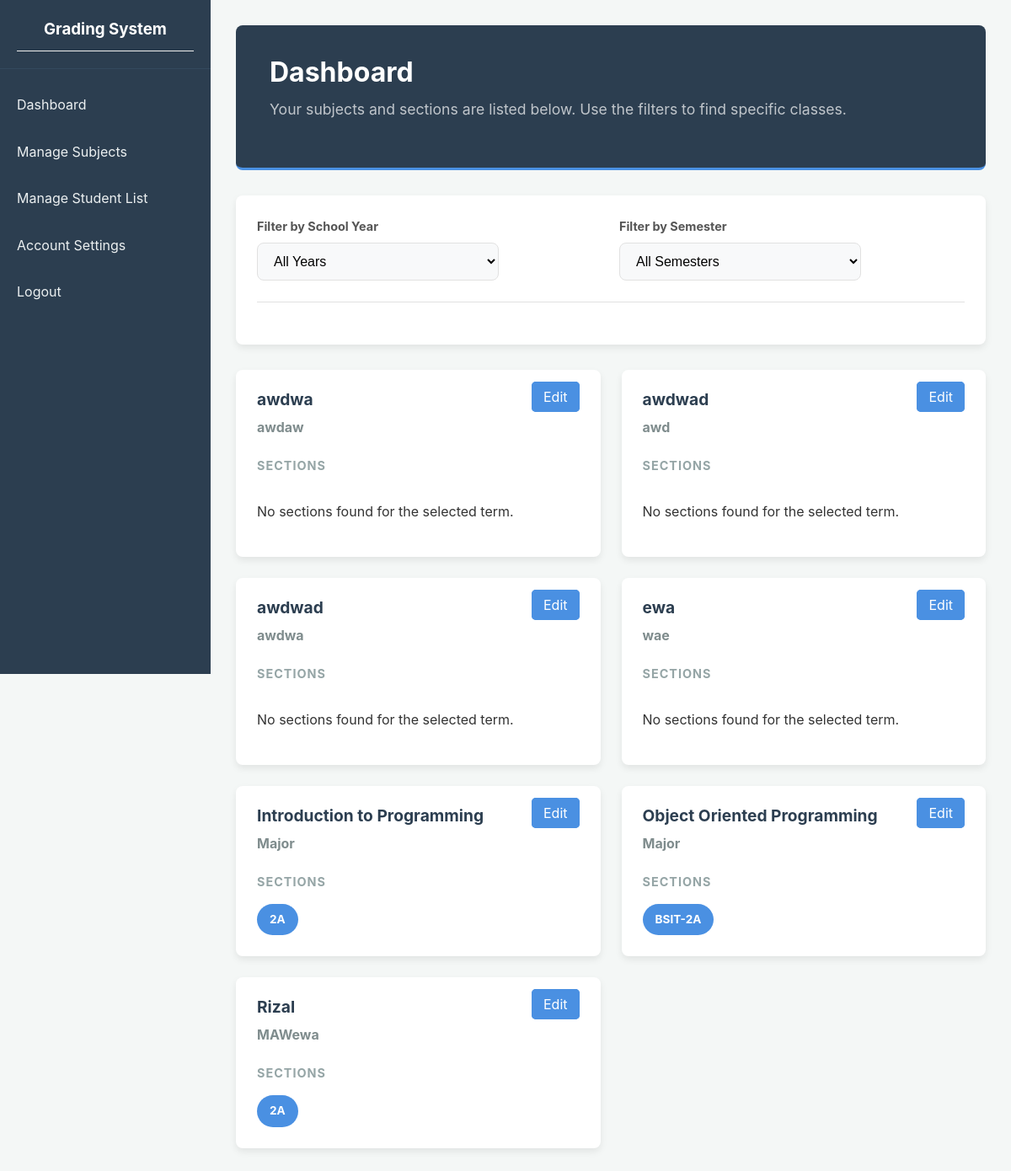
Screenshot of /index.php (signed in) with the database file from the repository.
### tables this page shows
CREATE TABLE `subjects` (
  `subject_id` int(11) NOT NULL,
  `subject_name` varchar(255) NOT NULL,
  `class_code` varchar(50) DEFAULT NULL,
  `prelim_weight` decimal(5,2) NOT NULL DEFAULT 25.00,
  `midterm_weight` decimal(5,2) NOT NULL DEFAULT 25.00,
  `prefinals_weight` decimal(5,2) NOT NULL DEFAULT 25.00,
  `finals_weight` decimal(5,2) NOT NULL DEFAULT 25.00
);

CREATE TABLE `sections` (
  `section_id` int(11) NOT NULL,
  `subject_id` int(11) NOT NULL,
  `school_year` varchar(9) NOT NULL COMMENT 'e.g., 2024-2025',
  `semester` enum('1st Sem','2nd Sem','Summer') NOT NULL,
  `section_name` varchar(100) NOT NULL
);

### index.php (the view, shortened to what this page needs)
<?php
require_once 'config/db_config.php';
$filter_sy = $_GET['school_year'] ?? '';
$filter_sem = $_GET['semester'] ?? '';
$sql = "SELECT
            sub.subject_id, sub.subject_name, sub.class_code,
            sec.section_id, sec.section_name, sec.school_year, sec.semester
        FROM subjects sub
        LEFT JOIN sections sec ON sub.subject_id = sec.subject_id";
$params = [];
$sql .= " ORDER BY sub.subject_name, sec.school_year, sec.semester, sec.section_name";
$stmt = $pdo->prepare($sql);
$stmt->execute($params);
$results = $stmt->fetchAll(PDO::FETCH_ASSOC);
$subjects = [];
foreach ($results as $row) {
    if (!isset($subjects[$row['subject_id']])) {
        $subjects[$row['subject_id']] = [
            'id' => $row['subject_id'], 'name' => $row['subject_name'], 'code' => $row['class_code'], 'sections' => []
        ];
    }
    if ($row['section_id']) {
        $subjects[$row['subject_id']]['sections'][] = [
            'id' => $row['section_id'], 'name' => $row['section_name'],
            'sy' => $row['school_year'], 'sem' => $row['semester']
        ];
    }
}
?>
<?php include 'includes/header.php'; ?>
<div class="container">
    <div class="page-header">
        <h2>Dashboard</h2>
        <p>Your subjects and sections are listed below. Use the filters to find specific classes.</p>
    </div>
    <div class="card">
        <form id="filter-form" method="GET" action="index.php">
            <div class="filter-bar">
                <div class="filter-group">
                    <label for="sy-select">Filter by School Year</label>
                    <select id="sy-select" name="school_year">
                        <option value="">All Years</option>
                    </select>
                </div>
                <div class="filter-group">
                    <label for="sem-select">Filter by Semester</label>
                    <select id="sem-select" name="semester">
                        <option value="">All Semesters</option>
                    </select>
                </div>
            </div>
        </form>
    </div>
    <div class="dashboard-grid">
        <?php if (empty($subjects)): ?>
            <p>No subjects found<?php if(!empty($filter_sy) || !empty($filter_sem)) echo ' matching your criteria. Go to <a href="subjects.php">Manage Subjects</a> to create sections for this term.'; else echo '. Go to <a href="subjects.php">Manage Subjects</a> to add your first one.'; ?></p>
        <?php else: ?>
            <?php foreach ($subjects as $subject): ?>
                <div class="subject-card">
                    <div class="subject-card-header">
                        <div class="subject-info">
                            <h3><?php echo htmlspecialchars($subject['name']); ?></h3>
                            <p><?php echo htmlspecialchars($subject['code']); ?></p>
                        </div>
                        <div class="subject-actions">
                            <a href="subjects.php?edit_id=<?php echo $subject['id']; ?>" class="btn-edit">Edit</a>
                        </div>
                    </div>
                    <div class="subject-card-body">
                        <h4>Sections</h4>
                        <div class="sections-list">
                            <?php if (empty($subject['sections'])): ?>
                                <p>No sections found for the selected term.</p>
                            <?php else: ?>
                                <?php foreach ($subject['sections'] as $section): ?>
                                    <a href="view_section.php?id=<?php echo $section['id']; ?>" class="section-link-btn" title="<?php echo htmlspecialchars($section['sy'] . ' - ' . $section['sem']); ?>">
                                        <?php echo htmlspecialchars($section['name']); ?>
                                    </a>
                                <?php endforeach; ?>
                            <?php endif; ?>
                        </div>
                    </div>
                </div>
            <?php endforeach; ?>
        <?php endif; ?>
    </div>
</div>
<?php include 'includes/footer.php'; ?>

### includes/header.php (shortened to what this page needs)
<!DOCTYPE html>
<html lang="en">
<head>
    <link rel="stylesheet" href="/grading-system/public/css/style.css">
    <link rel="stylesheet" href="https://cdnjs.cloudflare.com/ajax/libs/font-awesome/6.5.1/css/all.min.css">
</head>
<body>
    <div class="page-wrapper">
        <?php include 'includes/sidebar.php'; ?>
        <main class="main-content">

### includes/sidebar.php (shortened to what this page needs)
<aside class="sidebar">
    <div class="sidebar-header">
        <h3>Grading System</h3>
    </div>
    <nav class="sidebar-nav">
        <ul>
            <li><a href="index.php">Dashboard</a></li>
            <li><a href="subjects.php">Manage Subjects</a></li>
            <li><a href="students.php">Manage Student List</a></li>
            <li><a href="account.php">Account Settings</a></li>
            <li><a href="logout.php">Logout</a></li>
        </ul>
    </nav>
</aside>

### includes/footer.php (shortened to what this page needs)
</main>
    </div>
</body>
</html>

### public/css/style.css (style rules this page uses)
:root { --primary-color: #4a90e2; --primary-hover-color: #357ABD; --background-color: #f4f7f6; --card-background-color: #ffffff; --sidebar-bg: #2c3e50; --sidebar-text: #ecf0f1; --sidebar-hover: #34495e; --text-color: #333333; --border-color: #e1e1e1; --danger-color: #e74c3c; --danger-hover-color: #c0392b; --shadow: 0 4px 8px rgba(0, 0, 0, 0.08); }
body { font-family: -apple-system, BlinkMacSystemFont, "Segoe UI", Roboto, Helvetica, Arial, sans-serif; background-color: var(--background-color); color: var(--text-color); margin: 0; line-height: 1.6; }
.page-wrapper { display: flex; position: relative; min-height: 100vh; }
.page-header { margin-bottom: 20px; padding-bottom: 20px; border-bottom: 1px solid var(--border-color); }
.page-header h2 { font-size: 2rem; color: #2c3e50; margin: 0; }
.page-header p { font-size: 1.1rem; color: #7f8c8d; margin: 5px 0 0 0; }
.filter-bar { display: grid; grid-template-columns: 1fr 1fr; gap: 20px; margin-bottom: 25px; padding-bottom: 25px; border-bottom: 1px solid var(--border-color); }
.filter-group label { display: block; font-weight: bold; margin-bottom: 8px; font-size: 0.9rem; color: #555; }
.filter-group input[type="text"], .filter-group select { width: 70%; padding: 12px 15px; font-size: 1rem; border: 1px solid var(--border-color); border-radius: 8px; background-color: #f8f9fa; transition: all 0.3s ease; }
.dashboard-grid { display: grid; grid-template-columns: repeat(auto-fit, minmax(350px, 1fr)); gap: 25px; }
.subject-card { background-color: #ffffff; border-radius: 8px; box-shadow: var(--shadow); margin-bottom: 0; overflow: hidden; }
.subject-card-header { display: flex; justify-content: space-between; align-items: flex-start; padding: 20px 25px; }
.subject-info h3 { margin: 0 0 5px 0; padding: 0; border: none; font-size: 1.2rem; color: #2c3e50; }
.subject-info p { margin: 0; color: #7f8c8d; font-weight: bold; }
.subject-actions .btn-edit { font-size: 1rem; padding: 6px 12px; border-radius: 5px; border: 2px solid var(--primary-color); text-decoration: none; transition: all 0.3s ease; }
.subject-card-body { padding: 0 25px 25px 25px; }
.subject-card-body h4 { margin: 0 0 15px 0; font-size: 0.9rem; color: #95a5a6; text-transform: uppercase; letter-spacing: 1px; }
.sections-list { display: flex; flex-wrap: wrap; gap: 12px; }
.section-link-btn { display: inline-block; padding: 8px 15px; background-color: var(--primary-color); color: #ffffff; border-radius: 30px; text-decoration: none; font-weight: bold; transition: all 0.3s ease; font-size: 0.85rem; }
.sidebar { width: 250px; background: var(--sidebar-bg); color: var(--sidebar-text); height: 100vh; position: fixed; top: 0; left: 0; display: flex; flex-direction: column; z-index: 1000; transition: transform 0.3s ease-in-out; }
.sidebar-header { padding: 20px; text-align: center; border-bottom: 1px solid var(--sidebar-hover); }
.sidebar-header h3 { color: #ffffff; margin: 0; }
.sidebar-nav { flex-grow: 1; }
.sidebar-nav ul { list-style: none; padding: 0; margin: 15px 0 0 0; }
.sidebar-nav li a { display: block; padding: 15px 20px; color: var(--sidebar-text); text-decoration: none; transition: background-color 0.3s ease; }
.main-content { margin-left: 250px; width: calc(100% - 250px); padding: 30px; box-sizing: border-box; }
.container { max-width: 1700px; margin: 0 auto; padding: 0; }
.card { background: var(--card-background-color); border-radius: 8px; box-shadow: var(--shadow); padding: 25px; margin-bottom: 30px; }
.page-header { background-color: var(--sidebar-bg); padding: 30px 40px; border-radius: 8px; margin-bottom: 30px; border-bottom: 3px solid var(--primary-color); }
.page-header h1, .page-header h2 { margin: 0; color: #ffffff; font-size: 2rem; font-weight: 700; }
.page-header p { margin-top: 5px; color: rgba(255, 255, 255, 0.7); font-size: 1.1rem; margin-bottom: 25px; }
h3 { margin-top: 0; color: #34495e; border-bottom: 1px solid #eee; padding-bottom: 10px; margin-bottom: 20px; }
.btn-edit { background: var(--primary-color); color: #ffffff; border: none; }

### rows the page displays
subjects: subject_name "awdwa", class_code "awdaw", shows "No sections found for the selected term."
subjects: subject_name "awdwad", class_code "awd", shows "No sections found for the selected term."
subjects: subject_name "awdwad", class_code "awdwa", shows "No sections found for the selected term."
subjects: subject_name "ewa", class_code "wae", shows "No sections found for the selected term."
sections: subject.subject_name "Introduction to Programming", subject.class_code "Major", section_name "2A"
sections: subject.subject_name "Object Oriented Programming", subject.class_code "Major", section_name "BSIT-2A"
sections: subject.subject_name "Rizal", subject.class_code "MAWewa", section_name "2A"
